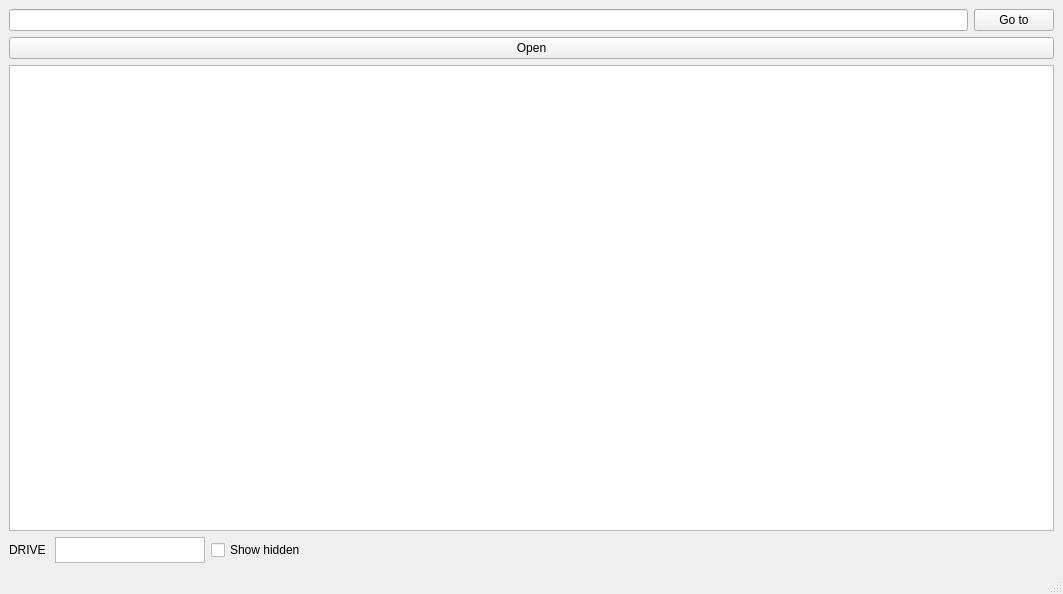
<?xml version="1.0" encoding="UTF-8"?>
<ui version="4.0">
 <class>MainWindow</class>
 <widget class="QMainWindow" name="MainWindow">
  <property name="geometry">
   <rect>
    <x>0</x>
    <y>0</y>
    <width>1063</width>
    <height>594</height>
   </rect>
  </property>
  <property name="windowTitle">
   <string>MainWindow</string>
  </property>
  <widget class="QWidget" name="centralwidget">
   <layout class="QVBoxLayout" name="verticalLayout">
    <item>
     <layout class="QHBoxLayout" name="horizontalLayout">
      <item>
       <widget class="QLineEdit" name="leftlineEdit"/>
      </item>
      <item>
       <widget class="QPushButton" name="leftGoToButton">
        <property name="text">
         <string>Go to</string>
        </property>
       </widget>
      </item>
     </layout>
    </item>
    <item>
     <widget class="QPushButton" name="openButton">
      <property name="text">
       <string>Open</string>
      </property>
     </widget>
    </item>
    <item>
     <widget class="QTableWidget" name="filetableWidget"/>
    </item>
    <item>
     <layout class="QHBoxLayout" name="horizontalLayout_2">
      <property name="sizeConstraint">
       <enum>QLayout::SetNoConstraint</enum>
      </property>
      <item>
       <widget class="QLabel" name="label">
        <property name="minimumSize">
         <size>
          <width>40</width>
          <height>0</height>
         </size>
        </property>
        <property name="maximumSize">
         <size>
          <width>40</width>
          <height>16777215</height>
         </size>
        </property>
        <property name="text">
         <string>DRIVE</string>
        </property>
       </widget>
      </item>
      <item>
       <widget class="QListWidget" name="drivelistWidget">
        <property name="maximumSize">
         <size>
          <width>150</width>
          <height>26</height>
         </size>
        </property>
        <property name="verticalScrollBarPolicy">
         <enum>Qt::ScrollBarAlwaysOff</enum>
        </property>
        <property name="horizontalScrollBarPolicy">
         <enum>Qt::ScrollBarAlwaysOff</enum>
        </property>
        <property name="autoScroll">
         <bool>false</bool>
        </property>
        <property name="viewMode">
         <enum>QListView::IconMode</enum>
        </property>
       </widget>
      </item>
      <item>
       <widget class="QCheckBox" name="showHidcheckBox">
        <property name="text">
         <string>Show hidden</string>
        </property>
       </widget>
      </item>
     </layout>
    </item>
   </layout>
  </widget>
  <widget class="QMenuBar" name="menubar">
   <property name="geometry">
    <rect>
     <x>0</x>
     <y>0</y>
     <width>1063</width>
     <height>26</height>
    </rect>
   </property>
  </widget>
  <widget class="QStatusBar" name="statusbar"/>
 </widget>
 <resources/>
 <connections/>
</ui>
